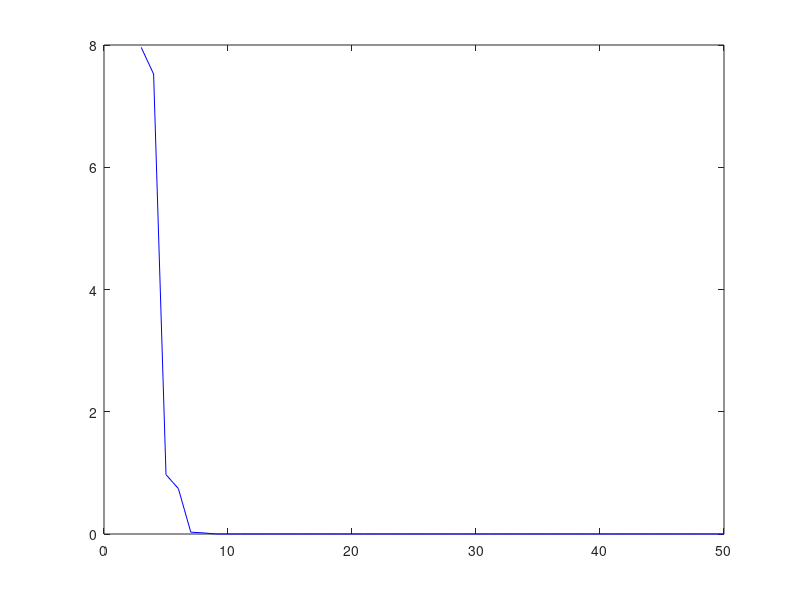

MATLAB code to generate this figure:
function [] = aaa()
x=linspace(0,3,301);
y= 2*exp(x) + 5*sin(4*x);
wyniki=[];

   for n= 3:50
    w=polyfit(x,y,n);
    yw=polyval(w,x);
    wyniki=[wyniki;n,mean((y-yw).^2)];
   end
plot(wyniki(:,1),wyniki(:,2),'b')

end

